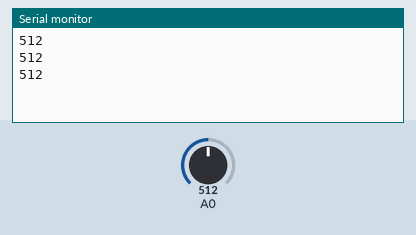
Simulated run of this sketch. Board: Arduino Uno, built with avr-gcc and run on an emulated ATmega328P. Parts: the last lines printed to the serial monitor. The inputs (shaded band) are chosen by the test bench; at power-on: A0 = 512.

Above: at 1.3 s.
1.4 s: A0 set to 716
At 1.9 s:
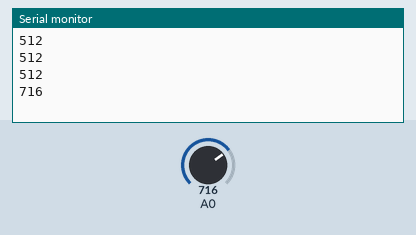
2.9 s: A0 set to 900
At 3.4 s:
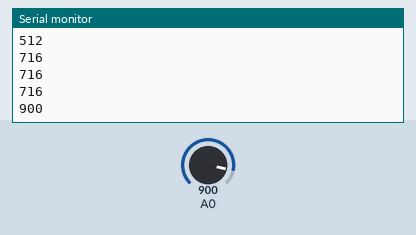
Timing chart, 0 to 5.9 s (numbered marks = the images above; inputs shaded):
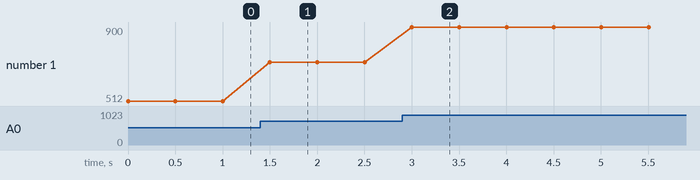

Measured:
- after the input at 1.4 s, the serial monitor: prints a new line after 0.10 s (image 1)
- after the input at 2.9 s, the serial monitor: prints a new line after 0.10 s (image 2)
- plotted number 1: 512 → 716 after the input at 1.4 s, 716 → 900 after the input at 2.9 s

The sketch:

analog_input_C.ino
```cpp
/**
 * @author Alexander Entinger, MSc / LXRobotics
 * @brief this file demonstrates how to read from analog pin A0 using the C programming language
 * @file analog_input_C.ino
 */

// A0 = ADC0 = PC0

void setup() {
  // initialize the serial interface
  Serial.begin(115200);

  // initialize the adc
  // disable digital input buffers for ADC0
  DIDR0 = (1<<ADC0D);
  // select AVcc as reference voltage and ADC0 as input
  ADMUX = (1<<REFS0);
  // enable adc
  ADCSRA = (1<<ADEN);
  // set prescaler to 128 -> fADC = 125 kHz
  ADCSRA |= (1<<ADPS2) | (1<<ADPS1) | (1<<ADPS0);
}

void loop() {
  // trigger adc readout
  ADCSRA |= (1<<ADSC);
  // wait for the readout to be complete
  while(ADCSRA & (1<<ADSC)) { asm(" NOP "); }
  // read the value from the adc result register
  int const sensorValue = ADC;
  // write value to user
  Serial.println(sensorValue);
  // sleep a little
  delay(500);
}
```
